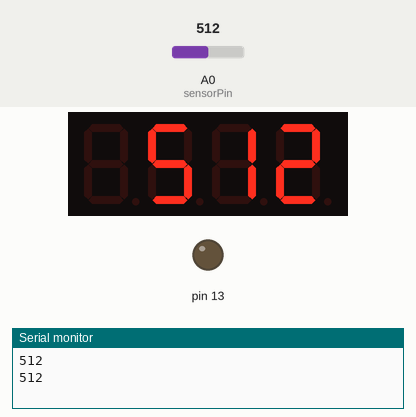
This sketch was run on a simulated Arduino Uno, built with avr-gcc and run on an emulated ATmega328P. Shown: 4-digit seven-segment display, output pins drawn as LEDs (lit = HIGH), the last lines printed to the serial monitor. The inputs (shaded band) are chosen by the test bench; at power-on: A0 (sensorPin) = 512.

Above: at 1.8 s.
1.9 s: A0 (sensorPin) set to 484
At 3.0 s:
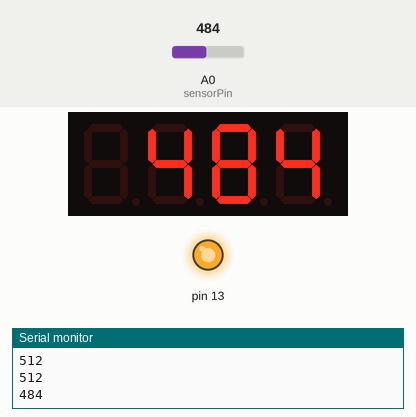
3.5 s: A0 (sensorPin) set to 510
At 4.9 s:
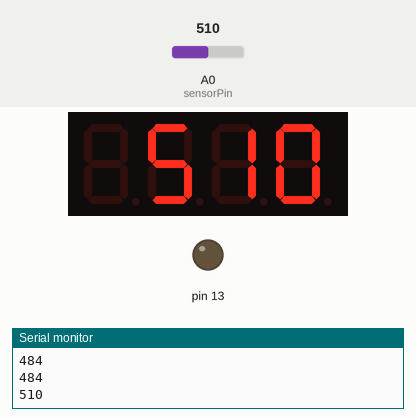
5.6 s: A0 (sensorPin) set to 490
At 6.8 s:
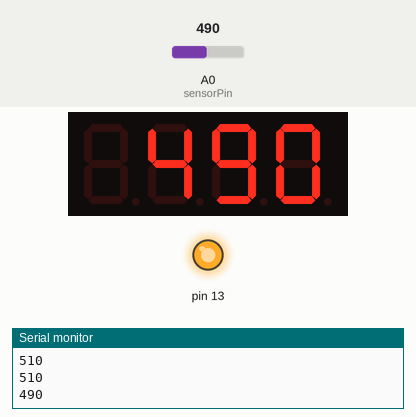
Timing chart, 0 to 8.6 s (numbered marks = the images above; inputs shaded):
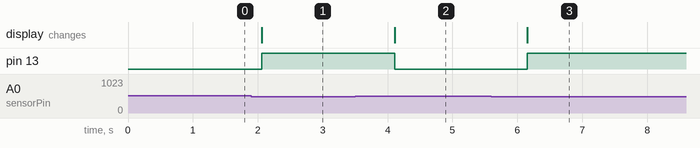

Measured:
- the behaviour switches between 500 and 499 on A0 (sensorPin) (found by bisection; images 0 and 1)
- after the input at 1.9 s, pin 13: LOW → HIGH after 0.16 s; the display: changes after 0.16 s (image 1)
- after the input at 3.5 s, pin 13: HIGH → LOW after 0.61 s; the display: changes after 0.61 s (image 2)
- after the input at 5.6 s, pin 13: LOW → HIGH after 0.55 s; the display: changes after 0.55 s (image 3)

The sketch:

flower.ino
```cpp
#include <TM1637Display.h>

int sensorPin = A0;
int sensorValue = 0;

TM1637Display display(3 /*clk*/, 2 /*dio*/);

void setup()
{
  Serial.begin(9600);
  pinMode(A0, INPUT);
  pinMode(13, OUTPUT);
  display.setBrightness(0x02);
}

void loop()
{
  sensorValue = analogRead(sensorPin);
  Serial.println(sensorValue);

  display.showNumberDec(sensorValue, false);

  if(sensorValue < 500)
    digitalWrite(13, HIGH);
  else
    digitalWrite(13, LOW);

  delay(1000);
}
```
